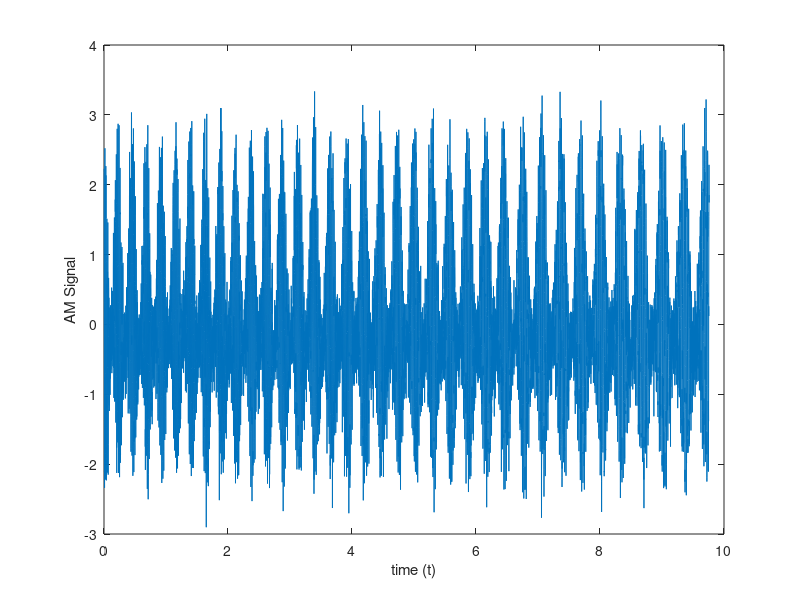

This chart was generated by the following MATLAB code: (Note: this script raises an error after producing the figure.)
clear
clc

% Opening the .mat files: SbaselineRaw is preDBS, SendRaw is postDBS
fs = 1024.599795; % Sampling Rate

% Synthetic Signal as per Tort (2010).
fEnv = 4; fCar = 60; n = 10000; nn = 1:n; phi = pi/4; 
A = 1.2; B = 1.1; C = 0.4; D = 0.7;
AFM = (A+B*cos(2*pi*fEnv*nn/fs)).*cos(2*pi*fCar*nn/fs)...
    + C*cos(2*pi*fEnv*nn/fs+phi) + D*randn(1,n);

% Adding FM to Tort's Signal
n = 10000; nn = 1:n; phi = pi/4; 
fosc = 0.5; FMratio = 0.01; % Change fosc from 0.001 to 1 and FMratio from 0.35 to 0.01
FMcomp = 1-FMratio*sin(2*pi*fosc*nn/fs);
fEnv0 = 4; fCar0 = 60;
fEnv = fEnv0*FMcomp; fCar = fCar0*FMcomp;
A = 1.2; B = 1.1; C = 0.4; D = 0.3;
AFMwithFM = (A+B*cos(2*pi*fEnv.*nn/fs)).*cos(2*pi*fCar.*nn/fs)...
    + C*cos(2*pi*fEnv.*nn/fs+phi) + D*randn(1,n);

% Make FM linear
n = 10000; nn = 1:n; phi = pi/4; 
fosc = fs/n; FMratio = 0.1; % Change fosc from 0.001 to 1 and FMratio from 0.35 to 0.01
FMcomp = 1-FMratio*sawtooth(2*pi*fosc*nn/fs);
fEnv0 = 4; fCar0 = 60;
fEnv = fEnv0*FMcomp; fCar = fCar0*FMcomp;
A = 1.2; B = 1.1; C = 0.4; D = 0.3;
AFMwithFMlin = (A+B*cos(2*pi*fEnv.*nn/fs)).*cos(2*pi*fCar.*nn/fs)...
    + C*cos(2*pi*fEnv.*nn/fs+phi) + D*randn(1,n);

% Adding Break to Tort's Signal
n = 10000; nn = 1:n; phi = pi/4; 
FMratio = 0.1;
FMcomp = (1-FMratio)*(nn < n/2)+(1+FMratio)*(nn > n/2);
fEnv0 = 4; fCar0 = 60;
fEnv = fEnv0*FMcomp; fCar = fCar0;
A = 1.2; B = 1.1; C = 0.4; D = 0.3;
AFMwithBreak = (A+B*cos(2*pi*fEnv.*nn/fs)).*cos(2*pi*fCar.*nn/fs)...
    + C*cos(2*pi*fEnv.*nn/fs+phi) + D*randn(1,n);

% Add Gaussian Envelope to Tort's Signal
fEnv = 4; fCar = 60; n = 10000; nn = 1:n; phi = pi/4; 
A = 1.2; B = 1.1; C = 0.4; D = 0.3; 
sigma = 900; delay = 5000;
AFMwithGaussian = ((A+B*cos(2*pi*fEnv*nn/fs)).*cos(2*pi*fCar*nn/fs)...
    + C*cos(2*pi*fEnv*nn/fs+phi)).*exp(-((nn-delay).^2)/(sigma^2)) + D*randn(1,n);

%% Plots and Spectrograms

% Normal AM Signal
% plot(nn/fs, AFM);
% xlabel('time (t)'); ylabel('AM Signal');
% 
% plot(nn/fs, AFMwithFM);
% xlabel('time (t)'); ylabel('AM Signal');
%
plot(nn/fs, AFMwithFMlin);
xlabel('time (t)'); ylabel('AM Signal');
% 
% plot(nn/fs, AFMwithBreak);
% xlabel('time (t)'); ylabel('AM Signal');
% 
% plot(nn/fs, AFMwithGaussian);
% xlabel('time (t)'); ylabel('AM Signal');

% spectrogram(AFM, 'yaxis'); % NOT WORKING ON VINEET'S COMPUTER

%% Code that generates comodulograms Canolty Style
% sigForAmp = AFM; sigForPhase = AFM; numSurr = 1000;
% passbandRipl = 0.02; frequencies = 1.5*(1:60); option = 'Yes'; % 'No'
% bw = 2; freqForAmp = frequencies; freqForPhase = frequencies/6;
% [MIs, manyMVLs] = canoltycomodulogram(sigForAmp,sigForPhase,freqForAmp,freqForPhase,fs,bw,passbandRipl,numSurr,option);
% savefig('NoFMnoCFC_Z.fig');

sigForAmp = AFMwithFMlin; sigForPhase = AFMwithFMlin; numSurr = 1000;
passbandRipl = 0.02; frequencies = 1.5*(1:60); option = 'Yes'; % 'No'
bw = 2; freqForAmp = frequencies; freqForPhase = frequencies/6;
[MIs, manyMVLs] = canoltycomodulogram(sigForAmp,sigForPhase,freqForAmp,freqForPhase,fs,bw,passbandRipl,numSurr,option);
savefig('AnswerIsFMlin_Z.fig');

sigForAmp = AFMwithFM; sigForPhase = AFMwithFM; numSurr = 1000;
passbandRipl = 0.02; frequencies = 1.5*(1:60); option = 'Yes'; % 'No'
bw = 2; freqForAmp = frequencies; freqForPhase = frequencies/6;
[MIs, manyMVLs] = canoltycomodulogram(sigForAmp,sigForPhase,freqForAmp,freqForPhase,fs,bw,passbandRipl,numSurr,option);
savefig('AnswerIsFM_Z.fig');

% sigForAmp = AFMwithBreak; sigForPhase = AFMwithBreak; numSurr = 1000;
% passbandRipl = 0.02; frequencies = 1.5*(1:60); option = 'Yes'; % 'No'
% bw = 2; freqForAmp = frequencies; freqForPhase = frequencies/6;
% [MIs, manyMVLs] = canoltycomodulogram(sigForAmp,sigForPhase,freqForAmp,freqForPhase,fs,bw,passbandRipl,numSurr,option);
% savefig('CFCwithSignalBreak_Z.fig');

% sigForAmp = AFMwithGaussian; sigForPhase = AFMwithGaussian; numSurr = 1000;
% passbandRipl = 0.02; frequencies = 1.5*(1:60); option = 'Yes'; % 'No'
% bw = 2; freqForAmp = frequencies; freqForPhase = frequencies/6;
% [MIs, manyMVLs] = canoltycomodulogram(sigForAmp,sigForPhase,freqForAmp,freqForPhase,fs,bw,passbandRipl,numSurr,option);
% savefig('CFCwithGaussianTaper_Z.fig');

%% Code that generates sample KLDIV comodulograms (wavelet and without)
% sigForAmp = AFM; sigForPhase = AFM; 
% passbandRipl = 0.02; option = 'Yes'; frequencies = 1.5*(1:60); bw = 2; n = 36; 
% freqForAmp = frequencies; freqForPhase = frequencies/6;
% MIs = KLDivMIcomodulogram(sigForAmp,sigForPhase,freqForAmp,freqForPhase,fs,bw,passbandRipl,n,option);
% % figure(); Fb = 1; Fc = 1;
% % MIsCWT = KLDivMIcomodulogramCWT(sigForAmp,sigForPhase,freqForAmp,freqForPhase,fs,Fb,Fc,n,option);
% savefig('KLDIV_AFM_Z.fig');

sigForAmp = AFM; sigForPhase = AFM; 
passbandRipl = 0.02; option = 'Yes'; frequencies = 1.5*(1:60); bw = 2; n = 36; 
freqForAmp = frequencies; freqForPhase = frequencies/3;
MIs = KLDivMIcomodulogram(sigForAmp,sigForPhase,freqForAmp,freqForPhase,fs,bw,passbandRipl,n,option);
% figure(); Fb = 1; Fc = 1;
% MIsCWT = KLDivMIcomodulogramCWT(sigForAmp,sigForPhase,freqForAmp,freqForPhase,fs,Fb,Fc,n,option);
savefig('KLDIV_AFMwithFMlin_Z.fig');

% sigForAmp = AFMwithFM; sigForPhase = AFMwithFM; 
% passbandRipl = 0.02; option = 'Yes'; frequencies = 1.5*(1:60); bw = 2; n = 36; 
% freqForAmp = frequencies; freqForPhase = frequencies/6;
% MIs = KLDivMIcomodulogram(sigForAmp,sigForPhase,freqForAmp,freqForPhase,fs,bw,passbandRipl,n,option);
% % figure(); Fb = 1; Fc = 1;
% % MIsCWT = KLDivMIcomodulogramCWT(sigForAmp,sigForPhase,freqForAmp,freqForPhase,fs,Fb,Fc,n,option);
% savefig('KLDIV_AFMwithFM_Z.fig');

% sigForAmp = AFMwithBreak; sigForPhase = AFMwithBreak; 
% passbandRipl = 0.02; option = 'Yes'; frequencies = 1.5*(1:60); bw = 2; n = 36; 
% freqForAmp = frequencies; freqForPhase = frequencies/6;
% MIs = KLDivMIcomodulogram(sigForAmp,sigForPhase,freqForAmp,freqForPhase,fs,bw,passbandRipl,n,option);
% %figure(); Fb = 1; Fc = 1;
% %MIsCWT = KLDivMIcomodulogramCWT(sigForAmp,sigForPhase,freqForAmp,freqForPhase,fs,Fb,Fc,n,option);
% savefig('KLDIV_AFMwithBreak_Z.fig');

% sigForAmp = AFMwithGaussian; sigForPhase = AFMwithGaussian; 
% passbandRipl = 0.02; option = 'Yes'; frequencies = 1.5*(1:60); bw = 2; n = 36; 
% freqForAmp = frequencies; freqForPhase = frequencies/6;
% MIs = KLDivMIcomodulogram(sigForAmp,sigForPhase,freqForAmp,freqForPhase,fs,bw,passbandRipl,n,option);
% %figure(); Fb = 1; Fc = 1;
% %MIsCWT = KLDivMIcomodulogramCWT(sigForAmp,sigForPhase,freqForAmp,freqForPhase,fs,Fb,Fc,n,option);
% savefig('KLDIV_AFMwithGaussian_Z.fig');

%% Code that generates sample GLM comodulograms (wavelet and without)
% sigForAmp = AFM; sigForPhase = AFM; passbandRipl = 0.02; frequencies = 1.5*(1:60); 
% bw = 2; freqForAmp = frequencies; freqForPhase = frequencies/6; option = 'Yes';
% MIsESC = GLMcomodulogram(sigForAmp,sigForPhase,freqForAmp,freqForPhase,fs,bw,passbandRipl,option);
% %figure(); Fb = 1; Fc = 1;
% %MIs = GLMcomodulogramCWT(sigForAmp,sigForPhase,freqForAmp,freqForPhase,fs,Fb,Fc,option);
% savefig('GLM_AFM_Z.fig');

sigForAmp = AFMwithFMlin; sigForPhase = AFMwithFMlin; passbandRipl = 0.02; frequencies = 1.5*(1:60); 
bw = 2; freqForAmp = frequencies; freqForPhase = frequencies/6; option = 'Yes';
MIsESC = GLMcomodulogram(sigForAmp,sigForPhase,freqForAmp,freqForPhase,fs,bw,passbandRipl,option);
%figure(); Fb = 1; Fc = 1;
%MIs = GLMcomodulogramCWT(sigForAmp,sigForPhase,freqForAmp,freqForPhase,fs,Fb,Fc,option);
savefig('GLM_AFMwithFMlin_Z.fig');

sigForAmp = AFMwithFM; sigForPhase = AFMwithFM; passbandRipl = 0.02; frequencies = 1.5*(1:60); 
bw = 2; freqForAmp = frequencies; freqForPhase = frequencies/6; option = 'Yes';
MIsESC = GLMcomodulogram(sigForAmp,sigForPhase,freqForAmp,freqForPhase,fs,bw,passbandRipl,option);
%figure(); Fb = 1; Fc = 1;
%MIs = GLMcomodulogramCWT(sigForAmp,sigForPhase,freqForAmp,freqForPhase,fs,Fb,Fc,option);
savefig('GLM_AFMwithFM_Z.fig');

% sigForAmp = AFMwithBreak; sigForPhase = AFMwithBreak; passbandRipl = 0.02; frequencies = 1.5*(1:60); 
% bw = 2; freqForAmp = frequencies; freqForPhase = frequencies/6; option = 'Yes';
% MIsESC = GLMcomodulogram(sigForAmp,sigForPhase,freqForAmp,freqForPhase,fs,bw,passbandRipl,option);
% %figure(); Fb = 1; Fc = 1;
% %MIs = GLMcomodulogramCWT(sigForAmp,sigForPhase,freqForAmp,freqForPhase,fs,Fb,Fc,option);
% savefig('GLM_AFMwithBreak_Z.fig');
% 
% sigForAmp = AFMwithGaussian; sigForPhase = AFMwithGaussian; passbandRipl = 0.02; frequencies = 1.5*(1:60); 
% bw = 2; freqForAmp = frequencies; freqForPhase = frequencies/6; option = 'Yes';
% MIsESC = GLMcomodulogram(sigForAmp,sigForPhase,freqForAmp,freqForPhase,fs,bw,passbandRipl,option);
% %figure(); Fb = 1; Fc = 1;
% %MIs = GLMcomodulogramCWT(sigForAmp,sigForPhase,freqForAmp,freqForPhase,fs,Fb,Fc,option);
% savefig('GLM_AFMwithGaussian_Z.fig');

%% Code that generates sample PLV comodulograms (wavelet and without)
% sigForAmp = AFM; sigForPhase = AFM; 
% passbandRipl = 0.02; frequencies = 1.5*(1:60); 
% bw = 4.5; freqForAmp = frequencies; freqForPhase = frequencies/12; option = 'Yes';
% MIsESC = PLVcomodulogram(sigForAmp,sigForPhase,freqForAmp,freqForPhase,fs,bw,passbandRipl,option);
% figure(); Fb = 1; Fc = 1;
% MIs = PLVcomodulogramCWT(sigForAmp,sigForPhase,freqForAmp,freqForPhase,fs,Fb,Fc,option);

%% Code that generates sample mean vector z-scores and mean vector lengths (wavelet and without)
% sigForAmp = AFM; sigForPhase = AFM; 
% passbandRipl = 0.02; frequencies = 1.5*(1:60); option = 'Z-Score'; % 'None','MVL'
% bw = 2; freqForAmp = frequencies; freqForPhase = frequencies/6;
% [MIs MVLs] = zScoreMVcomodulogram(sigForAmp,sigForPhase,freqForAmp,freqForPhase,fs,bw,passbandRipl,option);
% %figure(); Fb = 1; Fc = 1;
% %[MIsCWT MVLsCWT] = zScoreMVcomodulogramCWT(sigForAmp,sigForPhase,freqForAmp,freqForPhase,fs,Fb,Fc,option);
% savefig('PCA_AFM_Z.fig');

sigForAmp = AFMwithFMlin; sigForPhase = AFMwithFMlin; 
passbandRipl = 0.02; frequencies = 1.5*(1:60); option = 'Z-Score'; % 'None','MVL'
bw = 2; freqForAmp = frequencies; freqForPhase = frequencies/6;
[MIs MVLs] = zScoreMVcomodulogram(sigForAmp,sigForPhase,freqForAmp,freqForPhase,fs,bw,passbandRipl,option);
%figure(); Fb = 1; Fc = 1;
%[MIsCWT MVLsCWT] = zScoreMVcomodulogramCWT(sigForAmp,sigForPhase,freqForAmp,freqForPhase,fs,Fb,Fc,option);
savefig('PCA_AFMwithFMlin_Z.fig');

sigForAmp = AFMwithFM; sigForPhase = AFMwithFM; 
passbandRipl = 0.02; frequencies = 1.5*(1:60); option = 'Z-Score'; % 'None','MVL'
bw = 2; freqForAmp = frequencies; freqForPhase = frequencies/6;
[MIs MVLs] = zScoreMVcomodulogram(sigForAmp,sigForPhase,freqForAmp,freqForPhase,fs,bw,passbandRipl,option);
%figure(); Fb = 1; Fc = 1;
%[MIsCWT MVLsCWT] = zScoreMVcomodulogramCWT(sigForAmp,sigForPhase,freqForAmp,freqForPhase,fs,Fb,Fc,option);
savefig('PCA_AFMwithFM_Z.fig');

% sigForAmp = AFMwithBreak; sigForPhase = AFMwithBreak; 
% passbandRipl = 0.02; frequencies = 1.5*(1:60); option = 'Z-Score'; % 'None','MVL'
% bw = 2; freqForAmp = frequencies; freqForPhase = frequencies/6;
% [MIs MVLs] = zScoreMVcomodulogram(sigForAmp,sigForPhase,freqForAmp,freqForPhase,fs,bw,passbandRipl,option);
% %figure(); Fb = 1; Fc = 1;
% %[MIsCWT MVLsCWT] = zScoreMVcomodulogramCWT(sigForAmp,sigForPhase,freqForAmp,freqForPhase,fs,Fb,Fc,option);
% savefig('PCA_AFMwithBreak_Z.fig');

% sigForAmp = AFMwithGaussian; sigForPhase = AFMwithGaussian; 
% passbandRipl = 0.02; frequencies = 1.5*(1:60); option = 'Z-Score'; % 'None','MVL'
% bw = 2; freqForAmp = frequencies; freqForPhase = frequencies/6;
% [MIs MVLs] = zScoreMVcomodulogram(sigForAmp,sigForPhase,freqForAmp,freqForPhase,fs,bw,passbandRipl,option);
% %figure(); Fb = 1; Fc = 1;
% %[MIsCWT MVLsCWT] = zScoreMVcomodulogramCWT(sigForAmp,sigForPhase,freqForAmp,freqForPhase,fs,Fb,Fc,option);
% savefig('PCA_AFMwithGaussian_Z.fig');

% %% Code that generates coherence value comodulograms (wavelet and without)
% sigForAmp = AFM; sigForPhase = AFM;
% passbandRipl = 0.02; frequencies = 1.5*(1:60); option = 'Yes';
% freqForAmp = frequencies; freqForPhase = frequencies/12;
% MIs = CVcomodulogram(sigForAmp,sigForPhase,freqForAmp,freqForPhase,fs,passbandRipl,option);
% figure(); Fb = 1; Fc = 1;
% MIsCWT = CVcomodulogramCWT(sigForAmp,sigForPhase,freqForAmp,freqForPhase,fs,Fb,Fc,option);
